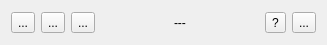
<?xml version="1.0" encoding="UTF-8"?>
<ui version="4.0">
 <class>ModuleButtonBar</class>
 <widget class="QWidget" name="ModuleButtonBar">
  <property name="geometry">
   <rect>
    <x>0</x>
    <y>0</y>
    <width>327</width>
    <height>45</height>
   </rect>
  </property>
  <property name="windowTitle">
   <string/>
  </property>
  <layout class="QHBoxLayout" name="horizontalLayout">
   <item>
    <widget class="QToolButton" name="executeToolButton_">
     <property name="toolTip">
      <string>Execute</string>
     </property>
     <property name="text">
      <string>...</string>
     </property>
    </widget>
   </item>
   <item>
    <widget class="QToolButton" name="executeDownOnlyToolButton_">
     <property name="toolTip">
      <string>Execute Downstream Only</string>
     </property>
     <property name="text">
      <string>...</string>
     </property>
    </widget>
   </item>
   <item>
    <widget class="QToolButton" name="findToolButton_">
     <property name="toolTip">
      <string>Find in network</string>
     </property>
     <property name="text">
      <string>...</string>
     </property>
    </widget>
   </item>
   <item>
    <spacer name="horizontalSpacer">
     <property name="orientation">
      <enum>Qt::Horizontal</enum>
     </property>
     <property name="sizeHint" stdset="0">
      <size>
       <width>40</width>
       <height>20</height>
      </size>
     </property>
    </spacer>
   </item>
   <item>
    <widget class="QLabel" name="titleLabel_">
     <property name="text">
      <string>---</string>
     </property>
    </widget>
   </item>
   <item>
    <spacer name="horizontalSpacer_2">
     <property name="orientation">
      <enum>Qt::Horizontal</enum>
     </property>
     <property name="sizeHint" stdset="0">
      <size>
       <width>40</width>
       <height>20</height>
      </size>
     </property>
    </spacer>
   </item>
   <item>
    <widget class="QToolButton" name="helpToolButton_">
     <property name="toolTip">
      <string>Help</string>
     </property>
     <property name="text">
      <string>?</string>
     </property>
    </widget>
   </item>
   <item>
    <widget class="QToolButton" name="closeToolButton_">
     <property name="toolTip">
      <string>Close</string>
     </property>
     <property name="text">
      <string>...</string>
     </property>
    </widget>
   </item>
  </layout>
 </widget>
 <resources/>
 <connections/>
</ui>
